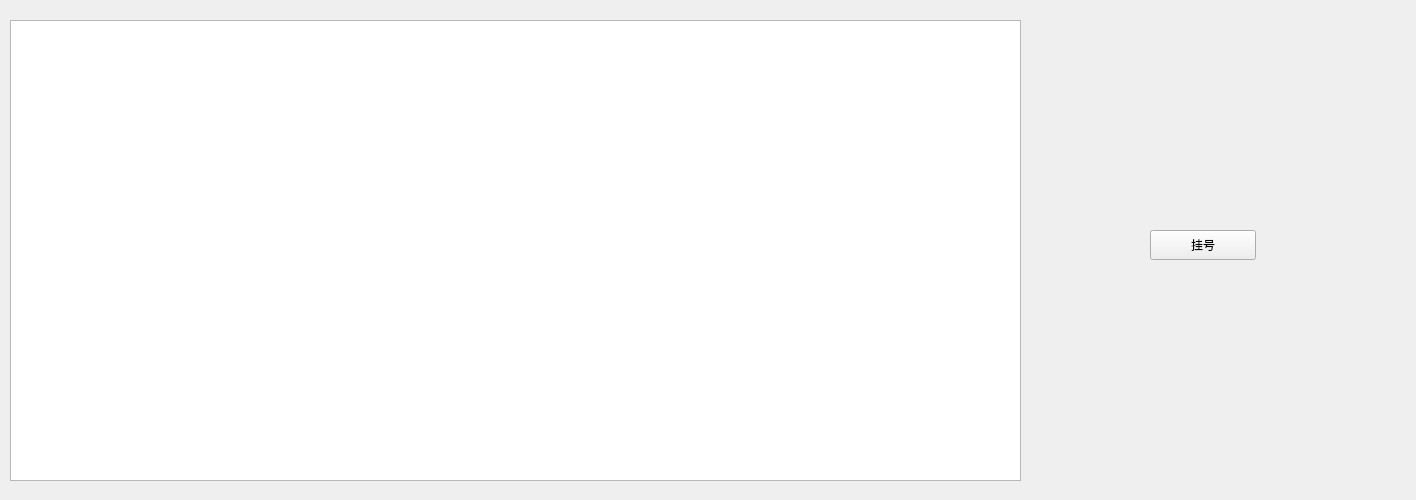
<?xml version="1.0" encoding="UTF-8"?>
<ui version="4.0">
 <class>registerpage</class>
 <widget class="QWidget" name="registerpage">
  <property name="geometry">
   <rect>
    <x>0</x>
    <y>0</y>
    <width>1416</width>
    <height>500</height>
   </rect>
  </property>
  <property name="windowTitle">
   <string>Form</string>
  </property>
  <widget class="QTableView" name="tableView">
   <property name="geometry">
    <rect>
     <x>10</x>
     <y>20</y>
     <width>1011</width>
     <height>461</height>
    </rect>
   </property>
  </widget>
  <widget class="QPushButton" name="pushButton">
   <property name="geometry">
    <rect>
     <x>1150</x>
     <y>230</y>
     <width>106</width>
     <height>30</height>
    </rect>
   </property>
   <property name="text">
    <string>挂号</string>
   </property>
  </widget>
 </widget>
 <resources/>
 <connections/>
</ui>
